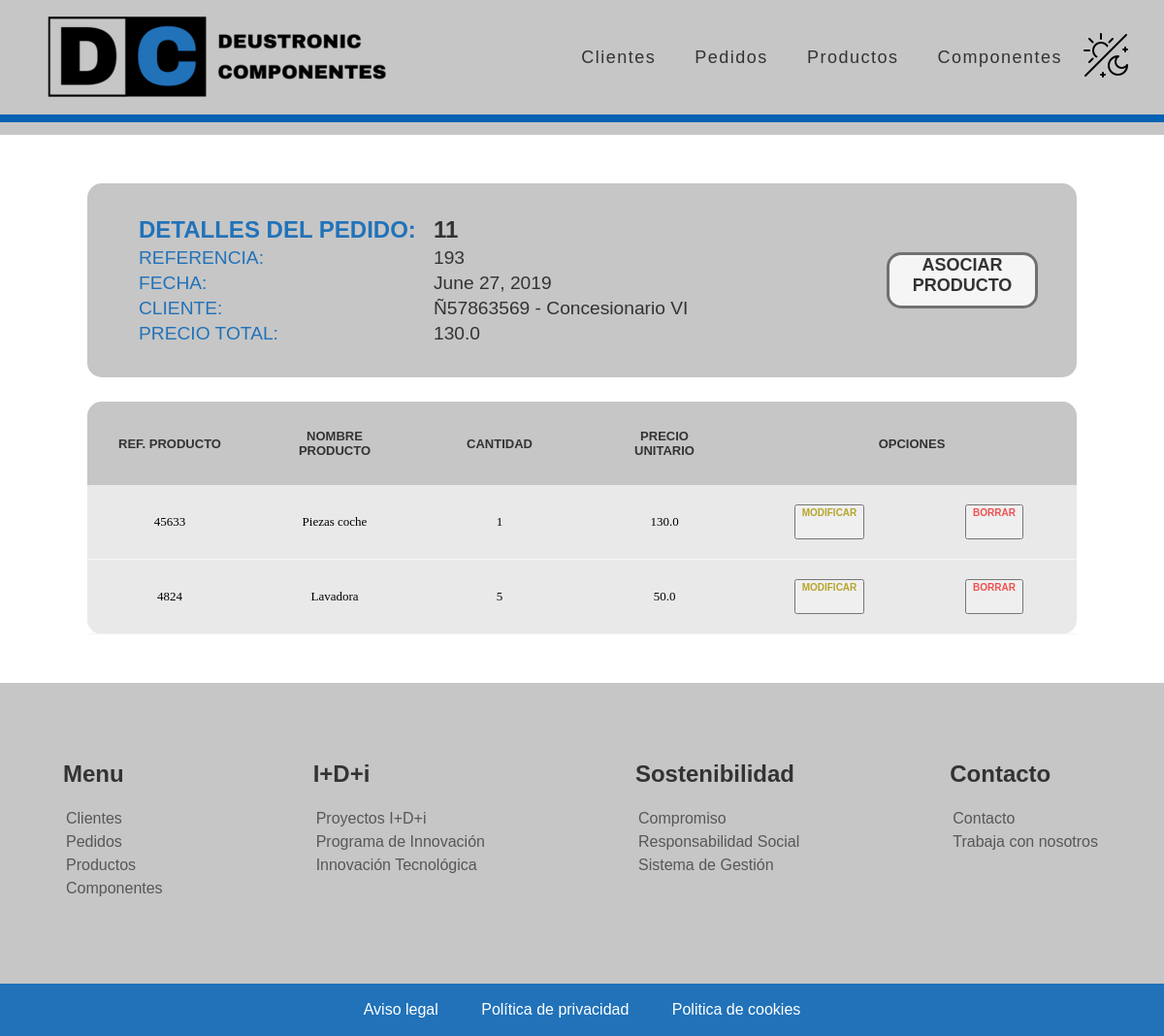
/appGestionPedidos/detallesPedido/11/, run on the app's committed database.
### appGestionPedidos/models.py (models this page shows, shortened)
class Pedido(models.Model):
    referencia = models.IntegerField(unique=True)
    producto = models.ManyToManyField(Producto, through="ProductoPedido")
    fecha = models.DateField()
    cliente = models.ForeignKey(Cliente, on_delete=models.CASCADE)
    precioTotal = models.FloatField(blank=True, null=True, validators=[MinValueValidator(0.01)])

class Cliente(models.Model):
    CIF = models.CharField(max_length=9, unique=True, validators=[MinLengthValidator(9)])
    nombreEmpresa = models.CharField(max_length=16)
    direccion = models.CharField(max_length=60)
    datosContacto = models.CharField(max_length=60, validators=[MinLengthValidator(9)])
    email = models.EmailField(max_length=254)
    def __str__(self):
       return f"{self.CIF} - {self.nombreEmpresa}"

class ProductoPedido(models.Model):
    idProducto = models.ForeignKey(Producto, on_delete=models.CASCADE)
    idPedido = models.ForeignKey(Pedido, on_delete=models.CASCADE)
    cantidad = models.IntegerField(validators=[MinValueValidator(1)])

class Producto(models.Model):
    referencia = models.IntegerField(unique=True)
    precio = models.FloatField(validators=[MinValueValidator(0.01)])
    nombre = models.CharField(max_length=16)
    descripcion = models.CharField(max_length=60)
    categoria = models.ForeignKey(Categoria, on_delete=models.CASCADE)
    componente = models.ManyToManyField(Componente)

### appGestionPedidos/views.py (the view)
# urls.py: path('detallesPedido/<int:pk>/', views.ProductoPedidoDetailView.as_view(), name='detalles_Pedido'),
class ProductoPedidoDetailView(DetailView):
    model = Pedido

### appGestionPedidos/templates/appGestionPedidos/pedido_detail.html (shortened to what this page needs)
{% extends "base.html" %}
{% load static %}
{% block contenido %}
{% if pedido %}
<div class="main_container">
    <div class="main_title_container_detail">
        <div class="main_title">
            <div class="main_title_detail">
                <table>
                    <tbody>
                        <tr>
                            <th class="main_title_detail_field">DETALLES DEL PEDIDO:</th>
                            <th>{{ pedido.id }}</th>
                        </tr>
                        <tr>
                            <td class="main_title_detail_field">REFERENCIA:</td>
                            <td>{{ pedido.referencia }}</td>
                        </tr>
                        <tr>
                            <td class="main_title_detail_field">FECHA:</td>
                            <td>{{ pedido.fecha }}</td>
                        </tr>
                        <tr>
                            <td class="main_title_detail_field">CLIENTE:</td>
                            <td>{{ pedido.cliente }}</td>
                        </tr>
                        <tr>
                            <td class="main_title_detail_field">PRECIO TOTAL:</td>
                            <td>{{ pedido.precioTotal }}</td>
                        </tr>
                    </tbody>
                </table>
            </div>
        </div>
        <a href="/appGestionPedidos/productoPedido/create" alt="crear_cliente">ASOCIAR PRODUCTO</a>
    </div>
    {% if pedido.producto.all %}
    <div class="main_table_container">
        <table class="main_table">
            <thead>
                <tr>
                    <th>REF. Producto</th>
                    <th>Nombre Producto</th>
                    <th>Cantidad</th>
                    <th>Precio Unitario</th>
                    <th class="main_table_esp_1" colspan="2">Opciones</th>
                </tr>
            </thead>
            {% for productoPedido in pedido.productopedido_set.all %}
            <tbody class="main_table_contenido">
                <tr>
                    <td>{{ productoPedido.idProducto.referencia }}</td>
                    <td>{{ productoPedido.idProducto.nombre }}</td>
                    <td>{{ productoPedido.cantidad }}</td>
                    <td>{{ productoPedido.idProducto.precio }}</td>
                    <td class="main_table_esp_modificar">
                        <button><a href="/appGestionPedidos/modificar-productoPedido/{{ productoPedido.id }}">MODIFICAR</a></button>
                    </td>
                    <td class="main_table_esp_borrar">
                        <button><a class="btnEliminacion" href="/appGestionPedidos/eliminar-productoPedido/{{ productoPedido.id }}">BORRAR</a></button>
                    </td>
                </tr>
            </tbody>
            {% endfor %}
        </table>
    </div>
    {% else %}
    <p>No hay detalles asociados al pedido.</p>
    {% endif %}
</div>
{% else %}
<p>No existe este pedidos</p>
{% endif %}
{% endblock %}

### appGestionPedidos/static/CSS/estilos_base.css (style rules this page uses)
a:link, a:visited { text-decoration: none; }
body { margin: 0px 0px; }

### appGestionPedidos/static/CSS/estilos_main.css (style rules this page uses)
.main_container { width: 85%; max-width: 1300px; margin: 50px auto; text-align: justify; justify-content: center; }
.main_title_container_detail { display: flex; align-items: center; justify-content: space-between; background-color: #c6c6c6; border-radius: 15px; height: 200px; }
.main_title_container_detail a { align-items: center; text-align: center; height: 52px; width: 150px; margin-right: 40px; font-size: large; font-weight: 800; color:#333333; font-family: sans-serif; background-color:whitesmoke; border-color: #333333af; border-width: 3px; border-style: solid; border-radius: 15px; }
.main_title { display: flex; align-items: center; vertical-align: middle; color: whitesmoke; padding-left: 50px; }
.main_title_detail { display: flex; font-family: sans-serif; font-size: larger; }
.main_title_detail table { color: #333; }
.main_title_detail table tr th { width: 300px; font-size: x-large; }
.main_title_detail_field { color: #2172b9; }
.main_table_container { margin-top: 25px; display: flex; background-color: #d4d4d483; border-radius: 15px; border: solid 1px rgba(255. 255, 255, 0.2); }
.main_table { width: 100%; font-size: 14px; table-layout: fixed; border-collapse: collapse; }
.main_table thead { background: #c6c6c6; }
.main_table th { padding: 28px 28px; font-weight: 775; font-family: sans-serif; font-size: medium; text-align: center; text-transform: uppercase; color:#333333; }
.main_table th:first-child { border-top-left-radius: 15px; }
.main_table th:last-child { border-top-right-radius: 15px; }
.main_table td { margin: 40px 70px; padding: 20px 0px; font-size: medium; text-align: center; border-bottom: solid 1px whitesmoke; }
.main_table_contenido a { display: block; width: 60; height: 30px; border-radius: 10px; font-family: sans-serif; font-weight: 700; }
.main_table_esp_modificar a { font-size: medium; font-weight: 800; color: #b7a52c; font-family: sans-serif; border-radius: 15px; }
.main_table_esp_borrar a { font-size: medium; font-weight: 800; color:#ef0909af; font-family: sans-serif; }

### appGestionPedidos/static/CSS/media_queries.css (style rules this page uses)
@media only screen and (max-width: 1200px) { .main_table th { font-weight: 775; font-family: sans-serif; font-size: small; text-align: center; text-transform: uppercase; color:#333333; } }
@media only screen and (max-width: 1200px) { .main_table td { margin: 40px 70px; padding: 20px 0px; font-size: small; text-align: center; border-bottom: solid 1px whitesmoke; } }
@media only screen and (max-width: 1200px) { .main_table_esp_modificar a { font-size: x-small; font-weight: 800; color: #b7a52c; font-family: sans-serif; border-radius: 15px; } }
@media only screen and (max-width: 1200px) { .main_table_esp_borrar a { font-size: x-small; font-weight: 800; color:#ef0909af; font-family: sans-serif; } }

### data on the page
Pedido: id "11", referencia "193", fecha "June 27, 2019", cliente "Ñ57863569 - Concesionario VI", precioTotal "130.0"
ProductoPedido: idProducto.referencia "45633", idProducto.nombre "Piezas coche", cantidad "1", idProducto.precio "130.0"
ProductoPedido: idProducto.referencia "4824", idProducto.nombre "Lavadora", cantidad "5", idProducto.precio "50.0"
